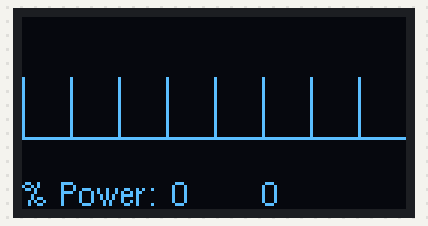
Bench run of a sketch on a simulated Arduino Nano, built with avr-gcc and run on an emulated ATmega328P. On the bench: 128×64 one-colour display.

Above: at 1.1 s.
At 4.5 s:
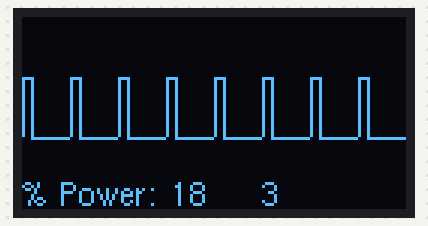
At 6.8 s:
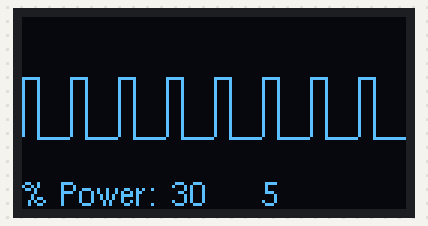
At 9.1 s:
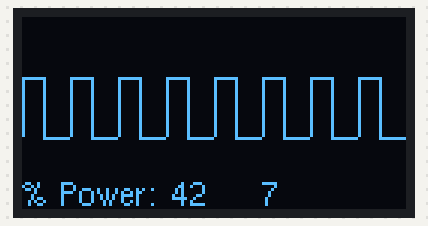
At 13.8 s:
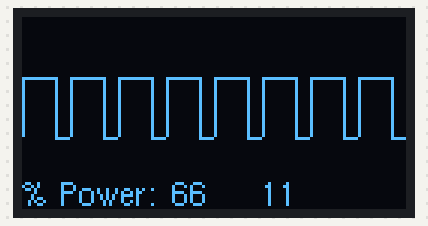
At 18.4 s:
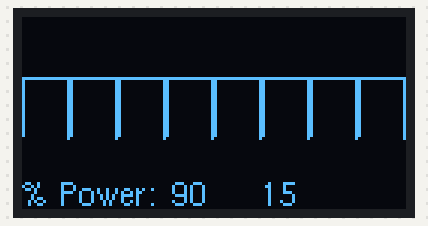

The sketch:

_05_pwm_lab.ino
```cpp
#include <Arduino.h>
// https://github.com/olikraus/u8g2/wiki
#include <U8g2lib.h>
#include <SPI.h>

// order on OLED - GND, VCC, SCL, SDA, RDS, DC, CS
// #define SCL_PIN 13 // SCL clock - SCL is pin 13 on the Arduino Nano
// #define SDA_PIN 11 // SDA, Data, MOSI - must be on pin 11 on the Nano
#define RDS_PIN 10 // Reset
#define DC_PIN 9 // Data/Command
#define CS_PIN 8 // Chip select

// https://github.com/olikraus/u8g2/wiki/u8x8setupcpp#constructor-reference
// We are using the SSD1306, 128x64, single-page, unnamed, 4 wire, Hardware, SPI with no rotation which only uses 27% of dynamic memory
U8G2_SSD1306_128X64_NONAME_1_4W_HW_SPI u8g2(U8G2_R0, CS_PIN, DC_PIN, RDS_PIN);

int percent = 0; // percent high of total pulse width
int high_width = 0;
int start = 0;

#define HEIGHT 20 // hight of the wave
#define PULSE_WIDTH 16 // pixels in the pulse width
#define NUM_PULSES 7 // pulses we can fit on the 128 wide screen screen
#define PULSE_TOP_OFFSET 20 // offset from the top of the screen down to draw the top of the pulse wave

void setup(void) {
  u8g2.begin();
  // Set font to Helvetica regular 8 pixel font
  // For other options see https://github.com/olikraus/u8g2/wiki/fntlistall#8-pixel-height
  u8g2.setFont(u8g2_font_helvR08_tf);
  // u8g2.setDrawColor(1);
  welcome();
  // delay(3000);
  Serial.begin(9600);
}

void loop(void) {

  u8g2.firstPage();
  do {

    // draw NUM_PULSES square waves at a fixed distance apart
    start = 0;
    for (int i=0; i<=NUM_PULSES; i++) {
      draw_single_pulse(start, high_width);
      start += PULSE_WIDTH;
    }

    u8g2.drawStr(0, 63, "% Power:");

    u8g2.setCursor(50, 63);
    u8g2.print(percent);

    u8g2.setCursor(80, 63);
    u8g2.print(high_width);


  } while ( u8g2.nextPage() );

  delay(1000);
  high_width++; // cycles between 1 and CYCLE_WIDTH
  if (high_width > PULSE_WIDTH) high_width = 1;
  percent = high_width * 6;
}

// start is the screen x-position (horizontal) and high-with is the height of the high pulse
void draw_single_pulse(int start, int high_width) {
    u8g2.drawVLine(start, PULSE_TOP_OFFSET, HEIGHT); // first vertical base to top
    // u8g2.drawLine(start, PULSE_TOP_OFFSET, start, HEIGHT);
    u8g2.drawHLine(start, PULSE_TOP_OFFSET, high_width); // top horizontal line of width of the height of the high part of the square wave
    u8g2.drawVLine(start + high_width, PULSE_TOP_OFFSET, HEIGHT); // top down to base
    u8g2.drawHLine(start + high_width, HEIGHT + PULSE_TOP_OFFSET, PULSE_WIDTH - high_width); // lower horizontal

//    Serial.print("start: ");
//    Serial.print(start);
//    Serial.print(" high width:");
//    Serial.print(high_width);
//    Serial.print(" low width:");
//    Serial.println(PULSE_WIDTH - high_width);
//    delay(100);
}

void welcome() {
  u8g2.firstPage();
  do {
    u8g2.drawStr(0, 8,  "CoderDojo PWM Lab");
    u8g2.drawStr(0, 18, "http://bit.ly/2TTMxOj");
    u8g2.drawStr(0, 28, "Dan McCreary");
    u8g2.drawStr(0, 38, "Turn knob to change");
    u8g2.drawStr(0, 48, "pulse width.");
  } while ( u8g2.nextPage() );
}
```

Measured:
- by itself, everything shown: repeats every 18.5 s, in 16 steps
- what the display in image 0 shows lasts 1.2 s, from 1.0 s to 2.2 s
- what the display in image 1 shows lasts 1.1 s, from 4.5 s to 5.6 s
